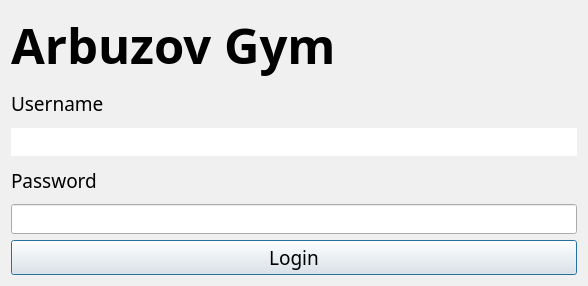
<?xml version="1.0" encoding="UTF-8"?>
<ui version="4.0">
 <class>login</class>
 <widget class="QDialog" name="login">
  <property name="geometry">
   <rect>
    <x>0</x>
    <y>0</y>
    <width>588</width>
    <height>286</height>
   </rect>
  </property>
  <property name="palette">
   <palette>
    <active>
     <colorrole role="Window">
      <brush brushstyle="SolidPattern">
       <color alpha="255">
        <red>245</red>
        <green>239</green>
        <blue>255</blue>
       </color>
      </brush>
     </colorrole>
    </active>
    <inactive>
     <colorrole role="Window">
      <brush brushstyle="SolidPattern">
       <color alpha="255">
        <red>240</red>
        <green>240</green>
        <blue>240</blue>
       </color>
      </brush>
     </colorrole>
    </inactive>
    <disabled>
     <colorrole role="Window">
      <brush brushstyle="SolidPattern">
       <color alpha="255">
        <red>245</red>
        <green>239</green>
        <blue>255</blue>
       </color>
      </brush>
     </colorrole>
    </disabled>
   </palette>
  </property>
  <property name="windowTitle">
   <string>Dialog</string>
  </property>
  <layout class="QVBoxLayout" name="verticalLayout">
   <item>
    <widget class="QLabel" name="label">
     <property name="palette">
      <palette>
       <active>
        <colorrole role="WindowText">
         <brush brushstyle="SolidPattern">
          <color alpha="255">
           <red>170</red>
           <green>85</green>
           <blue>127</blue>
          </color>
         </brush>
        </colorrole>
       </active>
       <inactive>
        <colorrole role="WindowText">
         <brush brushstyle="SolidPattern">
          <color alpha="255">
           <red>0</red>
           <green>0</green>
           <blue>0</blue>
          </color>
         </brush>
        </colorrole>
       </inactive>
       <disabled>
        <colorrole role="WindowText">
         <brush brushstyle="SolidPattern">
          <color alpha="255">
           <red>120</red>
           <green>120</green>
           <blue>120</blue>
          </color>
         </brush>
        </colorrole>
       </disabled>
      </palette>
     </property>
     <property name="font">
      <font>
       <family>Kontora</family>
       <pointsize>37</pointsize>
       <italic>false</italic>
       <bold>true</bold>
       <underline>false</underline>
       <strikeout>false</strikeout>
       <stylestrategy>PreferDefault</stylestrategy>
       <kerning>true</kerning>
      </font>
     </property>
     <property name="text">
      <string>Arbuzov Gym</string>
     </property>
    </widget>
   </item>
   <item>
    <widget class="QLabel" name="label_2">
     <property name="font">
      <font>
       <family>Kontora</family>
       <pointsize>14</pointsize>
      </font>
     </property>
     <property name="text">
      <string>Username</string>
     </property>
    </widget>
   </item>
   <item>
    <widget class="QLineEdit" name="username_line">
     <property name="font">
      <font>
       <family>Kontora</family>
       <pointsize>11</pointsize>
      </font>
     </property>
     <property name="inputMask">
      <string/>
     </property>
     <property name="frame">
      <bool>false</bool>
     </property>
     <property name="echoMode">
      <enum>QLineEdit::Password</enum>
     </property>
    </widget>
   </item>
   <item>
    <widget class="QLabel" name="label_3">
     <property name="font">
      <font>
       <family>Kontora</family>
       <pointsize>14</pointsize>
      </font>
     </property>
     <property name="text">
      <string>Password</string>
     </property>
    </widget>
   </item>
   <item>
    <widget class="QLineEdit" name="password_line">
     <property name="font">
      <font>
       <family>Kontora</family>
       <pointsize>11</pointsize>
      </font>
     </property>
     <property name="echoMode">
      <enum>QLineEdit::Password</enum>
     </property>
    </widget>
   </item>
   <item>
    <widget class="QPushButton" name="login_button">
     <property name="font">
      <font>
       <family>Kontora</family>
       <pointsize>14</pointsize>
      </font>
     </property>
     <property name="text">
      <string>Login</string>
     </property>
    </widget>
   </item>
  </layout>
 </widget>
 <resources/>
 <connections>
  <connection>
   <sender>login_button</sender>
   <signal>clicked()</signal>
   <receiver>login</receiver>
   <slot>accept()</slot>
   <hints>
    <hint type="sourcelabel">
     <x>257</x>
     <y>315</y>
    </hint>
    <hint type="destinationlabel">
     <x>410</x>
     <y>283</y>
    </hint>
   </hints>
  </connection>
 </connections>
</ui>
